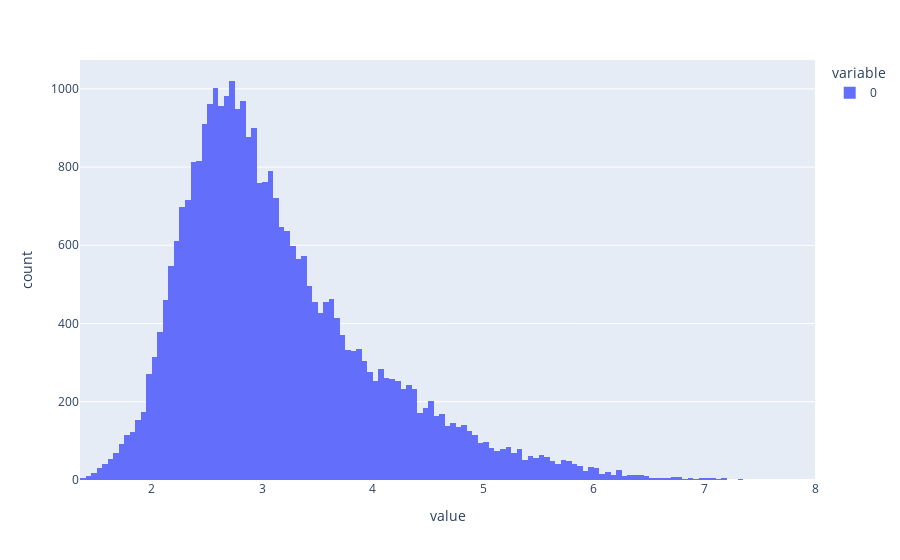

Notebook cell for this chart:
### Code cell
px.histogram(cluster_dists)

### Figure 1 — Plotly figure (JSON) as saved in the notebook; plotly's stock layout.template omitted (floating-point values rounded to 4 significant figures; data arrays with more than 128 entries replaced by an {"elided": "..."} marker saying what was removed)
{"data": [{"alignmentgroup": "True", "bingroup": "x", "hovertemplate": "variable=0<br>value=%{x}<br>count=%{y}<extra></extra>", "legendgroup": "0", "marker": {"color": "#636efa", "pattern": {"shape": ""}}, "name": "0", "offsetgroup": "0", "orientation": "v", "showlegend": true, "type": "histogram", "x": {"elided": "31970 float values"}, "xaxis": "x", "yaxis": "y"}], "layout": {"barmode": "relative", "legend": {"title": {"text": "variable"}, "tracegroupgap": 0}, "margin": {"t": 60}, "xaxis": {"anchor": "y", "domain": [0, 1], "title": {"text": "value"}}, "yaxis": {"anchor": "x", "domain": [0, 1], "title": {"text": "count"}}}}
